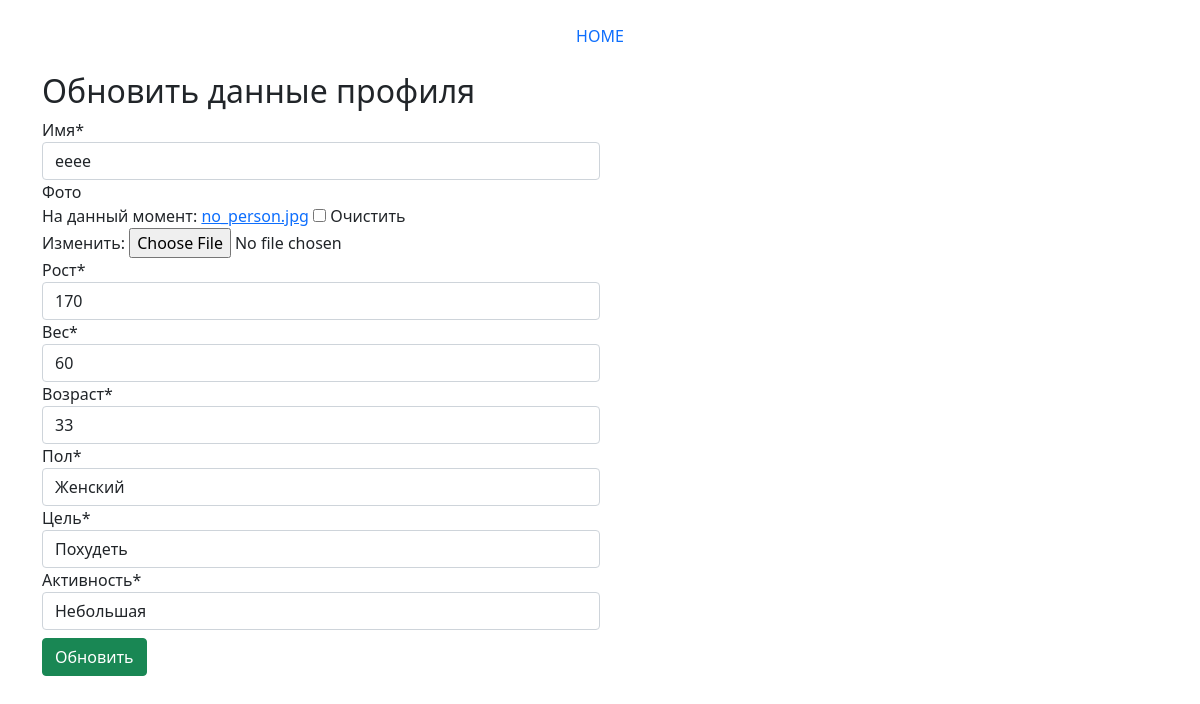
The app's page /profile_change/eeee-1247035636730000/ with its own data.
### calc/models.py (models this page shows, shortened)
class Profile(ProfileCaloriesMixin, models.Model):
    TARGETS = (
        ("1", 'Похудеть'),
        ("2", 'Баланс'),
        ("3", 'Набрать массу'),
    )
    ACTIVITY = (
        ("1.2", 'Небольшая'),
        ("1.375", 'Средняя'),
        ("1.5", 'Выше среденей'),
        ("1.725", 'Высокая'),
    )
    SEX = (
        ("woman", 'Женский'),
        ("man", 'Мужской'),
    )
    name = models.CharField('Имя', max_length=50)
    slug = models.SlugField('URL', unique=True, max_length=50, blank=True)
    target = models.CharField('Цель', choices=TARGETS, default=1, max_length=10)
    sex = models.CharField('Пол', choices=SEX, default="woman", max_length=10)
    photo = models.ImageField('Фото', upload_to='profile', blank=True, null=True, default='no_person.jpg')
    height = models.PositiveSmallIntegerField('Рост', null=True, validators=[validate_height_weight_age])
    weight = models.PositiveSmallIntegerField('Вес', null=True, validators=[validate_height_weight_age])
    age = models.PositiveSmallIntegerField('Возраст', validators=[validate_height_weight_age])
    activity = models.CharField('Активность', choices=ACTIVITY, default=1.25, max_length=10)
    date_create = models.DateTimeField(auto_now_add=True)
    date_update = models.DateTimeField(auto_now=True)

### calc/views.py (the view, shortened to what this page needs)
# urls.py: path('profile_change/<slug:slug>/', profile_change, name='profile_change'),
def profile_change(request, slug):
    template = 'profile/profile_change.html'
    profile = get_object_or_404(Profile, slug=slug)
    form = ProfileAddForm(instance=profile)
    return render(request, template, locals())

### calc/forms.py
class ProfileAddForm(ModelForm):
    class Meta:
        model = Profile
        fields = ('name', 'photo', 'height', 'weight', 'age', 'sex', 'target', 'activity',)

### templates/profile/profile_change.html (shortened to what this page needs)
{% extends 'base.html' %}
{% load crispy_forms_tags %}
{% block content %}
<h2>Обновить данные профиля</h2>
<div class="col-6">
<form method="post" enctype="multipart/form-data">
    {{form|crispy}}
    <button type="submit" class="btn btn-success mt-2 mb-2">Обновить</button>
</form>
</div>
{% endblock content %}

### records on screen
Profile: name "eeee", height "170", weight "60", age "33", sex "Женский", target "Похудеть", activity "Небольшая"
